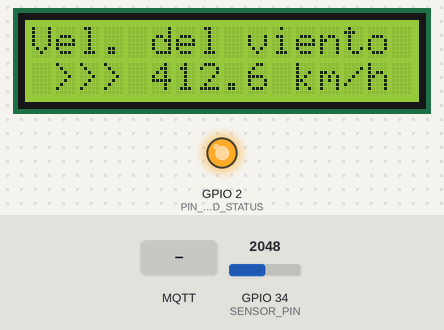
A sketch run on a simulated ESP32. On the bench: 16×2 character LCD, output pins drawn as LEDs (lit = HIGH). Inputs (shaded band) come from the test bench; at power-on: GPIO 34 (SENSOR_PIN) = 2048. WiFi joins after 1.5 s; servers stay silent unless stated; no MQTT or app messages arrive unless stated; what the sketch prints to the serial monitor is not drawn.

Above: at 4.4 s.
4.5 s: MQTT message "1" arrives on the first subscribed topic
At 5.0 s:
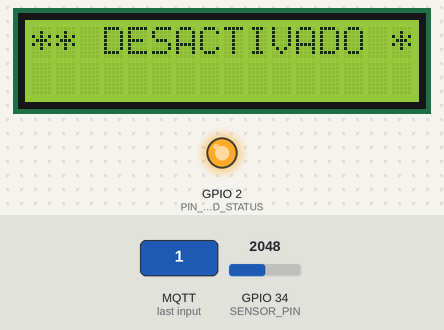
6.1 s: MQTT message "ON" arrives on the first subscribed topic
At 7.2 s:
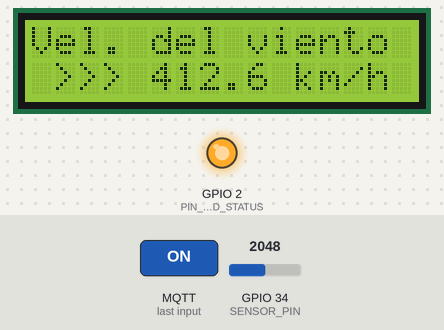
8.2 s: GPIO 34 (SENSOR_PIN) set to 2866
At 10.0 s:
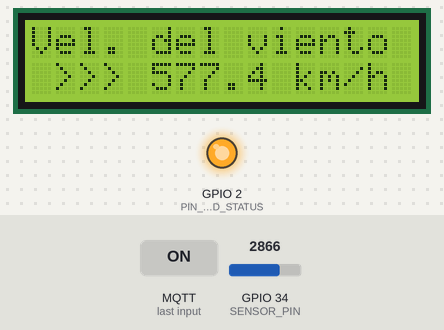
10.3 s: GPIO 34 (SENSOR_PIN) set to 3603
At 11.7 s:
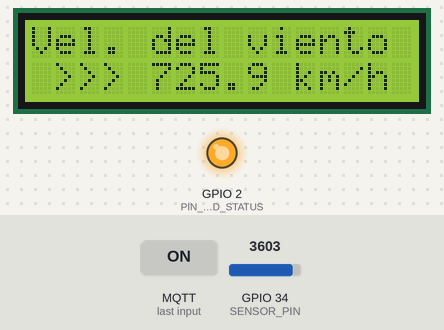
12.4 s: GPIO 34 (SENSOR_PIN) set to 4095
At 14.2 s:
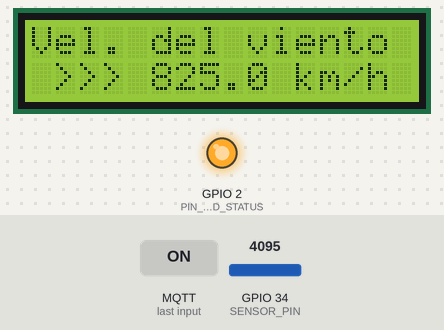
14.5 s: MQTT message "0" arrives on the first subscribed topic
At 15.0 s:
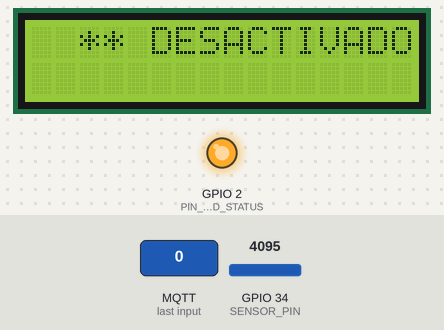
Timing chart, 0 to 17.5 s (numbered marks = the images above; inputs shaded):
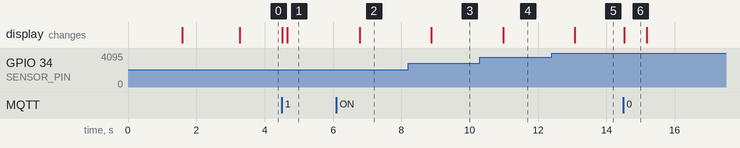

Measured:
- after the input at 4.5 s, the display: first changes at once (image 1 shows a later state)
- after the input at 6.1 s, the display: changes after 0.68 s (image 2)
- after the input at 8.2 s, the display: changes after 0.68 s (image 3)
- after the input at 10.3 s, the display: changes after 0.68 s (image 4)
- after the input at 12.4 s, the display: changes after 0.68 s (image 5)
- after the input at 14.5 s, the display: changes at once (image 6)
- what the display in image 6 shows lasts 0.7 s, from 14.5 s to 15.2 s

The sketch:

Anemometro.ino
```cpp
/**
 * Anemómetro - ESP32
 *
 * Sensor: generador/motor analógico → voltaje proporcional al viento
 * Display: LCD I2C 16x2
 * Protocolo: MQTT sobre WiFi
 *
 * Topics publicados:
 *   anemometro/velocidad → velocidad del viento en km/h
 *   anemometro/estado    → "online" / "offline" (Last Will)
 *
 * Topics suscritos:
 *   anemometro/activado  → "ON" = funcional | "OFF" = desactivado
 *
 * LED de estado (PIN_LED_STATUS):
 *   Apagado          → Sin conexión WiFi
 *   Parpadeo rápido  → WiFi conectado, sin MQTT
 *   Encendido fijo   → WiFi + MQTT conectados
 *
 * Nota: el ADC del ESP32 es de 3.3V y 12 bits (0–4095).
 * Ajustar VOLTAJE_MAX con una prueba real del sensor.
 */

// ─────────────────────────────────────────────
//  LIBRERÍAS
// ─────────────────────────────────────────────
#include <Wire.h>
#include <LiquidCrystal_I2C.h>
#include <WiFi.h>
#include <PubSubClient.h>

// ─────────────────────────────────────────────
//  CONFIGURACIÓN DE PINES
// ─────────────────────────────────────────────
constexpr uint8_t  SENSOR_PIN      = 34;   // ADC solo-lectura
constexpr uint8_t  LCD_SDA_PIN     = 21;
constexpr uint8_t  LCD_SCL_PIN     = 22;
constexpr uint8_t  PIN_LED_STATUS  = 2;

// ─────────────────────────────────────────────
//  CONFIGURACIÓN DEL SENSOR Y PANTALLA
// ─────────────────────────────────────────────
constexpr uint8_t  LCD_ADDR        = 0x27;
constexpr uint8_t  LCD_COLS        = 16;
constexpr uint8_t  LCD_ROWS        = 2;

// ADC del ESP32: referencia 3.3V, 12 bits (0–4095)
constexpr float    VOLTAJE_REF     = 3.3f;
constexpr float    VOLTAJE_MAX     = 0.2f;   // ⚠ Calibrar con prueba real
constexpr float    VELOCIDAD_MAX   = 50.0f;  // km/h correspondientes a VOLTAJE_MAX

// ─────────────────────────────────────────────
//  CONFIGURACIÓN WIFI
// ─────────────────────────────────────────────
constexpr char     WIFI_SSID[]       = "Ohmbu-2.4G";
constexpr char     WIFI_PASS[]       = "Nene.peludo";
constexpr uint32_t WIFI_TIMEOUT_MS   = 10000;

// ─────────────────────────────────────────────
//  CONFIGURACIÓN MQTT
// ─────────────────────────────────────────────
constexpr char     MQTT_BROKER[]     = "192.168.88.100";
constexpr uint16_t MQTT_PORT         = 1883;
constexpr char     MQTT_USER[]       = "";
constexpr char     MQTT_PASS_[]      = "";
constexpr char     MQTT_CLIENT_ID[]  = "esp32-anemometro";

constexpr char     TOPIC_VELOCIDAD[] = "anemometro/velocidad";
constexpr char     TOPIC_ESTADO[]    = "anemometro/estado";
constexpr char     TOPIC_ACTIVACION[]= "/baliza/6/estado";  // "ON" / "OFF"

// ─────────────────────────────────────────────
//  INTERVALOS
// ─────────────────────────────────────────────
constexpr uint32_t INTERVALO_LCD_MS       = 700;    // Actualización pantalla
constexpr uint32_t INTERVALO_MQTT_MS      = 1000;   // Publicación MQTT
constexpr uint32_t INTERVALO_RECONEX_MS   = 10000;
constexpr uint32_t INTERVALO_PARPADEO_MS  = 300;

// ─────────────────────────────────────────────
//  OBJETOS GLOBALES
// ─────────────────────────────────────────────
LiquidCrystal_I2C lcd(LCD_ADDR, LCD_COLS, LCD_ROWS);
WiFiClient        wifiClient;
PubSubClient      mqttClient(wifiClient);

// ─────────────────────────────────────────────
//  ESTADO GLOBAL
// ─────────────────────────────────────────────
float    velocidadActual    = 0.0f;
bool     wifiConectado      = false;
bool     mqttConectado      = false;
bool     sistemaHabilitado  = true;
uint32_t ultimaLCD          = 0;
uint32_t ultimaMQTT         = 0;
uint32_t ultimaReconex      = 0;

// ─────────────────────────────────────────────
//  FUNCIONES: LED DE ESTADO
// ─────────────────────────────────────────────
void actualizarLED() {
  if (!wifiConectado) {
    digitalWrite(PIN_LED_STATUS, LOW);
  } else if (!mqttConectado) {
    bool on = (millis() / INTERVALO_PARPADEO_MS) % 2 == 0;
    digitalWrite(PIN_LED_STATUS, on ? HIGH : LOW);
  } else {
    digitalWrite(PIN_LED_STATUS, HIGH);
  }
}

// ─────────────────────────────────────────────
//  FUNCIONES: WIFI
// ─────────────────────────────────────────────
bool conectarWifi() {
  if (WiFi.status() == WL_CONNECTED) { wifiConectado = true; return true; }

  Serial.printf("[WiFi] Conectando a %s...\n", WIFI_SSID);
  WiFi.mode(WIFI_STA);
  WiFi.begin(WIFI_SSID, WIFI_PASS);

  uint32_t inicio = millis();
  while (WiFi.status() != WL_CONNECTED && millis() - inicio < WIFI_TIMEOUT_MS) {
    delay(200);
    actualizarLED();
  }

  wifiConectado = (WiFi.status() == WL_CONNECTED);
  if (wifiConectado) Serial.printf("[WiFi] Conectado. IP: %s\n", WiFi.localIP().toString().c_str());
  else               Serial.println("[WiFi] Sin conexión. Se reintentará.");
  return wifiConectado;
}

// ─────────────────────────────────────────────
//  FUNCIONES: MQTT
// ─────────────────────────────────────────────
void callbackMQTT(char* topic, byte* payload, unsigned int length) {
  char msg[length + 1];
  memcpy(msg, payload, length);
  msg[length] = '\0';

  Serial.printf("[MQTT] %s → %s\n", topic, msg);

  if (strcmp(topic, TOPIC_ACTIVACION) == 0) {
    bool nuevoEstado = (strcmp(msg, "ON") == 0);
    if (nuevoEstado != sistemaHabilitado) {
      sistemaHabilitado = nuevoEstado;
      Serial.printf("[Sistema] %s\n", sistemaHabilitado ? "ACTIVADO" : "DESACTIVADO");
      if (!sistemaHabilitado) {
        lcd.clear();
        lcd.setCursor(2, 0);
        lcd.print("** DESACTIVADO **");
      }
    }
  }
}

bool conectarMQTT() {
  if (!wifiConectado) return false;
  if (mqttClient.connected()) { mqttConectado = true; return true; }

  Serial.printf("[MQTT] Conectando a %s:%d...\n", MQTT_BROKER, MQTT_PORT);
  mqttClient.setServer(MQTT_BROKER, MQTT_PORT);
  mqttClient.setCallback(callbackMQTT);

  bool ok = mqttClient.connect(MQTT_CLIENT_ID, TOPIC_ESTADO, 0, true, "offline");

  mqttConectado = ok;
  if (ok) {
    Serial.println("[MQTT] Conectado.");
    mqttClient.publish(TOPIC_ESTADO, "online", true);
    mqttClient.subscribe(TOPIC_ACTIVACION);
  } else {
    Serial.printf("[MQTT] Falló (código %d). Se reintentará.\n", mqttClient.state());
  }
  return ok;
}

// ─────────────────────────────────────────────
//  FUNCIONES: SENSOR
// ─────────────────────────────────────────────

/**
 * Función map para valores float (igual que map() pero con decimales).
 */
float mapFloat(float x, float inMin, float inMax, float outMin, float outMax) {
  return (x - inMin) * (outMax - outMin) / (inMax - inMin) + outMin;
}

/**
 * Lee el sensor y devuelve la velocidad del viento en km/h.
 * ADC 12 bits (0–4095), referencia 3.3V.
 */
float leerVelocidad() {
  int lectura  = analogRead(SENSOR_PIN);
  float voltaje = lectura * (VOLTAJE_REF / 4095.0f);
  float vel     = mapFloat(voltaje, 0.0f, VOLTAJE_MAX, 0.0f, VELOCIDAD_MAX);
  return max(vel, 0.0f);
}

// ─────────────────────────────────────────────
//  FUNCIONES: PANTALLA LCD
// ─────────────────────────────────────────────
void mostrarVelocidad(float velocidad) {
  lcd.setCursor(0, 0);
  lcd.print("Vel. del viento ");

  lcd.setCursor(0, 1);
  lcd.print(" >>> ");
  lcd.print(velocidad, 1);
  lcd.print(" km/h   ");
}

void mostrarDesactivado() {
  lcd.setCursor(0, 0);
  lcd.print("** DESACTIVADO **");
  lcd.setCursor(0, 1);
  lcd.print("                ");
}

// ─────────────────────────────────────────────
//  SETUP
// ─────────────────────────────────────────────
void setup() {
  Serial.begin(115200);
  Serial.println("\n[Sistema] Iniciando anemómetro ESP32...");

  pinMode(PIN_LED_STATUS, OUTPUT);
  digitalWrite(PIN_LED_STATUS, LOW);

  Wire.begin(LCD_SDA_PIN, LCD_SCL_PIN);
  lcd.init();
  lcd.backlight();
  lcd.setCursor(3, 0);
  lcd.print("Iniciando");
  lcd.setCursor(3, 1);
  lcd.print("Anemometro");

  delay(1500);
  lcd.clear();

  conectarWifi();
  if (wifiConectado) conectarMQTT();

  actualizarLED();
  Serial.println("[Sistema] Setup completo.");
}

// ─────────────────────────────────────────────
//  LOOP
// ─────────────────────────────────────────────
void loop() {
  uint32_t ahora = millis();

  // ── Mantener MQTT activo ──────────────────
  if (mqttConectado) {
    if (!mqttClient.loop()) {
      mqttConectado     = false;
      sistemaHabilitado = true;
      Serial.println("[MQTT] Conexión perdida.");
    }
  }

  // ── Reintentar conexiones ─────────────────
  if (ahora - ultimaReconex >= INTERVALO_RECONEX_MS) {
    ultimaReconex = ahora;
    if (!wifiConectado || WiFi.status() != WL_CONNECTED) {
      wifiConectado = false; mqttConectado = false; sistemaHabilitado = true;
      conectarWifi();
    }
    if (wifiConectado && !mqttConectado) conectarMQTT();
  }

  // ── Leer sensor y actualizar LCD ─────────
  if (ahora - ultimaLCD >= INTERVALO_LCD_MS) {
    ultimaLCD = ahora;
    if (sistemaHabilitado) {
      velocidadActual = leerVelocidad();
      mostrarVelocidad(velocidadActual);
      Serial.printf("[Sensor] %.1f km/h\n", velocidadActual);
    } else {
      mostrarDesactivado();
    }
  }

  // ── Publicar por MQTT ─────────────────────
  if (sistemaHabilitado && mqttConectado && ahora - ultimaMQTT >= INTERVALO_MQTT_MS) {
    ultimaMQTT = ahora;
    char buf[8];
    dtostrf(velocidadActual, 1, 1, buf);
    mqttClient.publish(TOPIC_VELOCIDAD, buf);
    Serial.printf("[MQTT] %s → %s\n", TOPIC_VELOCIDAD, buf);
  }

  // ── LED de estado ─────────────────────────
  actualizarLED();
}
```
